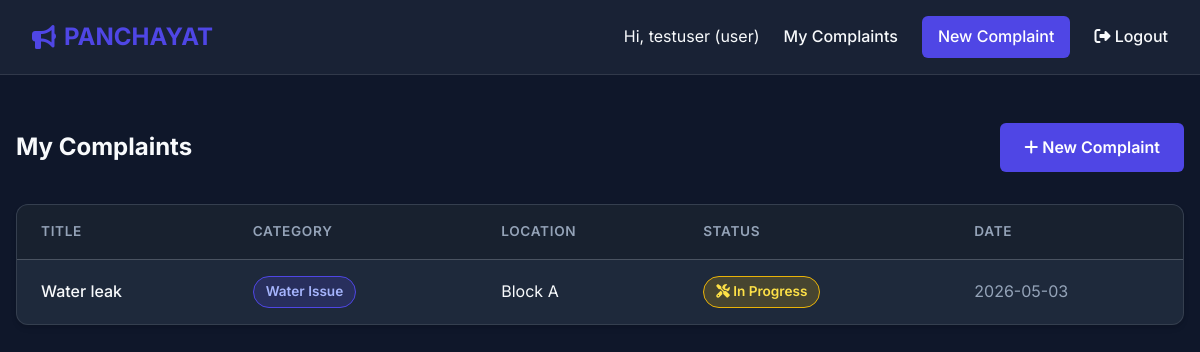
Page /user/dashboard (signed in) on the committed database.
### models.py (models this page shows, shortened)
class User(db.Model):
    id = db.Column(db.Integer, primary_key=True)
    username = db.Column(db.String(80), unique=True, nullable=False)
    password_hash = db.Column(db.String(256), nullable=False)
    role = db.Column(db.String(20), nullable=False, default='user')  # 'user' or 'admin'
    complaints = db.relationship('Complaint', backref='author', lazy=True)

class Complaint(db.Model):
    id = db.Column(db.Integer, primary_key=True)
    user_id = db.Column(db.Integer, db.ForeignKey('user.id'), nullable=False)
    title = db.Column(db.String(150), nullable=False)
    description = db.Column(db.Text, nullable=False)
    category = db.Column(db.String(50), nullable=False)
    location = db.Column(db.String(100), nullable=False)
    status = db.Column(db.String(20), nullable=False, default='Pending') # Pending, In Progress, Resolved
    created_at = db.Column(db.DateTime, default=datetime.utcnow)

### app.py (the view)
@app.route('/user/dashboard')
def user_dashboard():
    if 'user_id' not in session or session.get('role') != 'user':
        return redirect(url_for('login'))
    complaints = Complaint.query.filter_by(user_id=session['user_id']).order_by(Complaint.created_at.desc()).all()
    return render_template('user_dashboard.html', complaints=complaints)

### app.py (called while the page is built)
@app.context_processor
def inject_user():
    user = None
    if 'user_id' in session:
        user = db.session.get(User, session['user_id'])
    return dict(current_user=user)

### templates/user_dashboard.html (shortened to what this page needs)
{% extends "base.html" %}
{% block content %}
<div class="dashboard-header">
    <h2>My Complaints</h2>
    <a href="{{ url_for('submit_complaint') }}" class="btn"><i class="fas fa-plus"></i> New Complaint</a>
</div>
{% if complaints %}
<div class="table-container">
    <table>
        <thead>
            <tr>
                <th>Title</th>
                <th>Category</th>
                <th>Location</th>
                <th>Status</th>
                <th>Date</th>
            </tr>
        </thead>
        <tbody>
            {% for complaint in complaints %}
            <tr>
                <td style="font-weight: 500;">{{ complaint.title }}</td>
                <td><span class="badge badge-category">{{ complaint.category }}</span></td>
                <td>{{ complaint.location }}</td>
                <td>
                    {% if complaint.status == 'Pending' %}
                        <span class="badge badge-pending"><i class="fas fa-clock"></i> Pending</span>
                    {% elif complaint.status == 'In Progress' %}
                        <span class="badge badge-progress"><i class="fas fa-tools"></i> In Progress</span>
                    {% else %}
                        <span class="badge badge-resolved"><i class="fas fa-check-circle"></i> Resolved</span>
                    {% endif %}
                </td>
                <td style="color: var(--text-muted);">{{ complaint.created_at.strftime('%Y-%m-%d') }}</td>
            </tr>
            {% endfor %}
        </tbody>
    </table>
</div>
{% endif %}
{% endblock %}

### templates/base.html (shortened to what this page needs)
<!DOCTYPE html>
<html lang="en">
<head>
    <link rel="stylesheet" href="https://cdnjs.cloudflare.com/ajax/libs/font-awesome/6.4.0/css/all.min.css">
    <link rel="stylesheet" href="{{ url_for('static', filename='style.css') }}">
</head>
<body>
    <nav class="navbar">
        <a href="{{ url_for('index') }}" class="brand">
            <i class="fas fa-bullhorn"></i> PANCHAYAT
        </a>
        <div class="nav-links">
            {% if current_user %}
                <span>Hi, {{ current_user.username }} ({{ current_user.role }})</span>
                {% if current_user.role == 'admin' %}
                    <a href="{{ url_for('admin_dashboard') }}">Dashboard</a>
                {% else %}
                    <a href="{{ url_for('user_dashboard') }}">My Complaints</a>
                    <a href="{{ url_for('submit_complaint') }}" class="btn-nav">New Complaint</a>
                {% endif %}
                <a href="{{ url_for('logout') }}"><i class="fas fa-sign-out-alt"></i> Logout</a>
            {% else %}
                <a href="{{ url_for('login') }}">Login</a>
                <a href="{{ url_for('register') }}" class="btn-nav">Register</a>
            {% endif %}
        </div>
    </nav>
    <div class="container">
        {% block content %}{% endblock %}
    </div>
</body>
</html>

### static/style.css (style rules this page uses)
:root { --primary-color: #4f46e5; --primary-hover: #4338ca; --bg-dark: #0f172a; --bg-panel: #1e293b; --text-main: #f8fafc; --text-muted: #94a3b8; --status-pending: #ef4444; --status-progress: #eab308; --status-resolved: #22c55e; --glass-bg: rgba(30, 41, 59, 0.7); --glass-border: rgba(255, 255, 255, 0.1); --shadow: 0 4px 6px -1px rgba(0, 0, 0, 0.1), 0 2px 4px -1px rgba(0, 0, 0, 0.06); }
* { margin: 0; padding: 0; box-sizing: border-box; }
body { font-family: 'Inter', sans-serif; background-color: var(--bg-dark); color: var(--text-main); line-height: 1.6; min-height: 100vh; display: flex; flex-direction: column; }
.navbar { background-color: var(--glass-bg); backdrop-filter: blur(10px); border-bottom: 1px solid var(--glass-border); padding: 1rem 2rem; display: flex; justify-content: space-between; align-items: center; position: sticky; top: 0; z-index: 100; }
.navbar .brand { font-size: 1.5rem; font-weight: 700; color: var(--primary-color); text-decoration: none; display: flex; align-items: center; gap: 0.5rem; }
.nav-links { display: flex; gap: 1.5rem; align-items: center; }
.nav-links a { color: var(--text-main); text-decoration: none; font-weight: 500; transition: color 0.2s; }
.btn-nav { background-color: var(--primary-color); color: white !important; padding: 0.5rem 1rem; border-radius: 6px; transition: background-color 0.2s; }
.container { max-width: 1200px; margin: 2rem auto; padding: 0 1rem; flex: 1; width: 100%; }
.btn { display: inline-block; background-color: var(--primary-color); color: white; padding: 0.75rem 1.5rem; border: none; border-radius: 6px; font-size: 1rem; font-weight: 600; cursor: pointer; transition: all 0.2s; text-decoration: none; text-align: center; }
.dashboard-header { display: flex; justify-content: space-between; align-items: center; margin-bottom: 2rem; }
.table-container { background-color: var(--bg-panel); border-radius: 12px; overflow: hidden; box-shadow: var(--shadow); border: 1px solid var(--glass-border); }
table { width: 100%; border-collapse: collapse; }
th, td { padding: 1rem 1.5rem; text-align: left; border-bottom: 1px solid var(--glass-border); }
th { background-color: rgba(0, 0, 0, 0.2); font-weight: 600; color: var(--text-muted); text-transform: uppercase; font-size: 0.85rem; letter-spacing: 0.05em; }
tr:last-child td { border-bottom: none; }
.badge { padding: 0.25rem 0.75rem; border-radius: 9999px; font-size: 0.85rem; font-weight: 600; display: inline-block; }
.badge-progress { background-color: rgba(234, 179, 8, 0.2); color: #fde047; border: 1px solid var(--status-progress); }
.badge-category { background-color: rgba(79, 70, 229, 0.2); color: #a5b4fc; border: 1px solid var(--primary-color); }

### rows in the picture
User: username "testuser", role "user"
Complaint: title "Water leak", category "Water Issue", location "Block A", status "In Progress" (drawn), created_at "2026-05-03"
